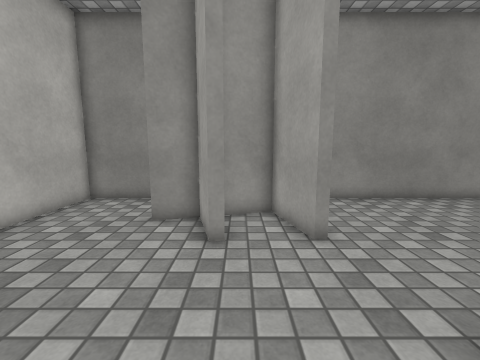
view 1 (above)

24 first-person views from a walk through a scene from a Unity 3-D project. The camera is 1.2 m above the floor, tilts 8° down and sees 90° across. The floor is counted in squares, 0.5 m on a side. Each view is taken from the middle of a square. On the plan, view 1 faces up. The plan holds only what a view shows up to about 17 squares ahead; the rest is blank. The place goes on beyond the plan. Surface patterns are stand-ins for the level's own textures.

view 2
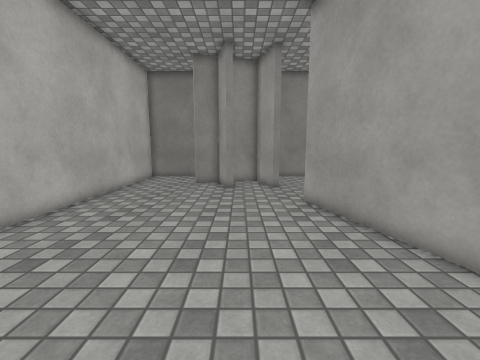

view 3
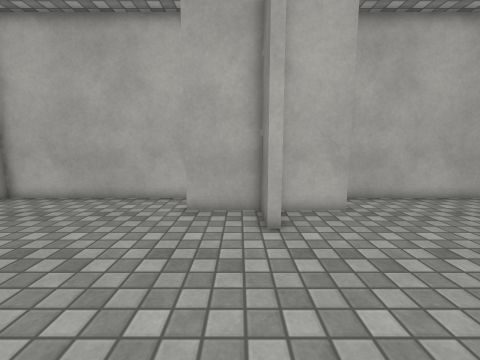

view 4
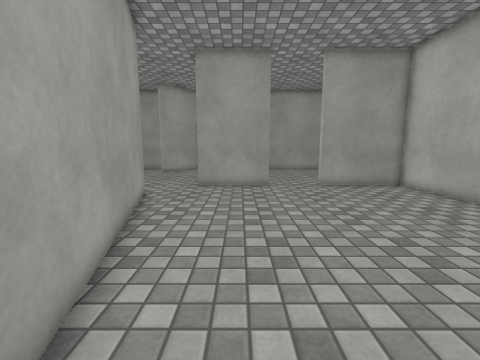

view 5
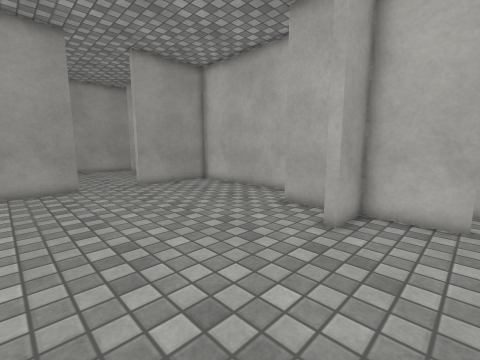

view 6
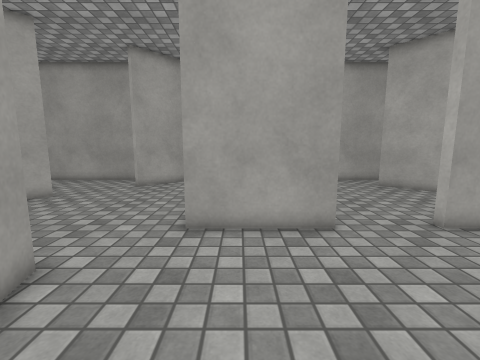

view 7
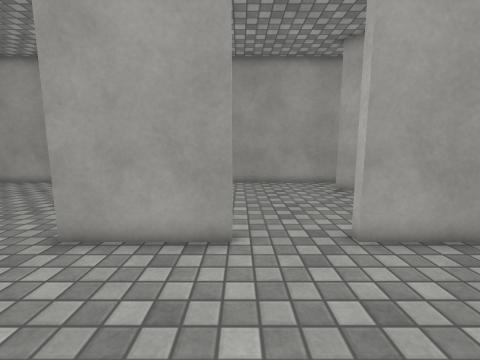

view 8
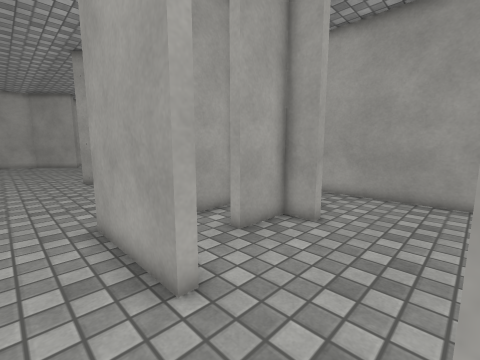

view 9
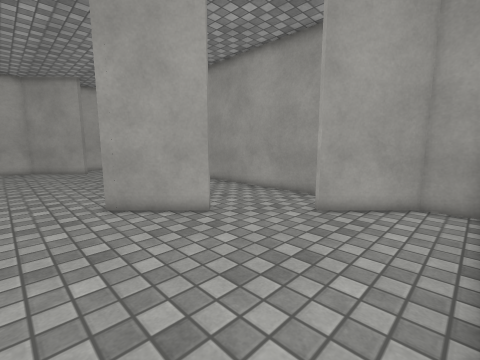

view 10
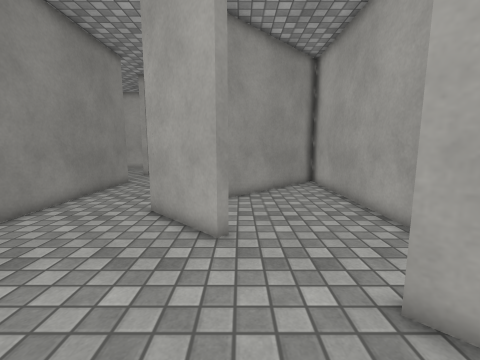

view 11
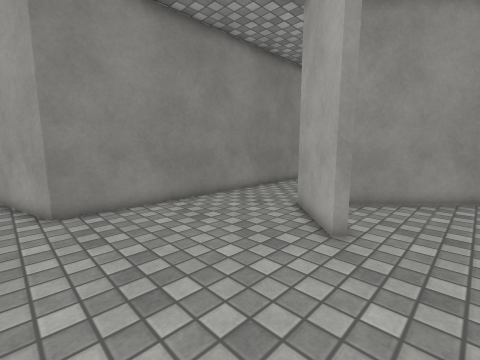

view 12
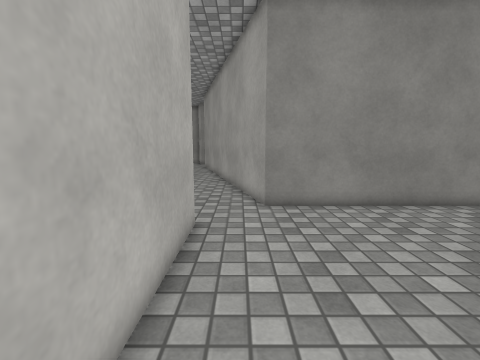

view 13
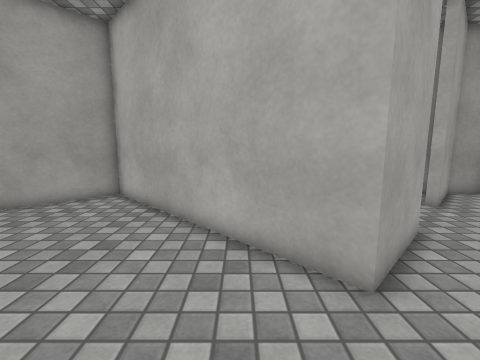

view 14
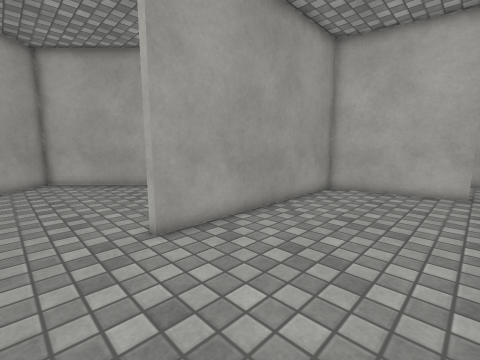

view 15
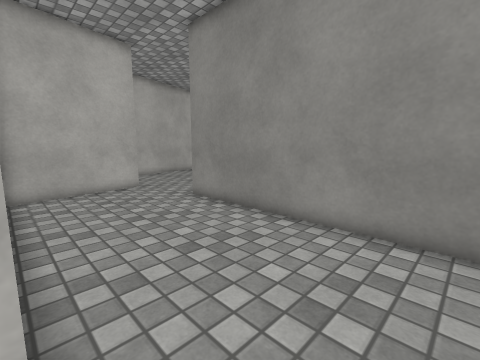

view 16
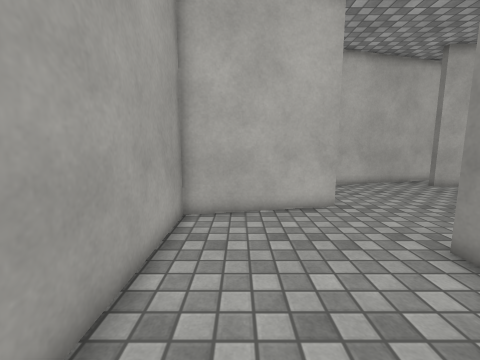

view 17
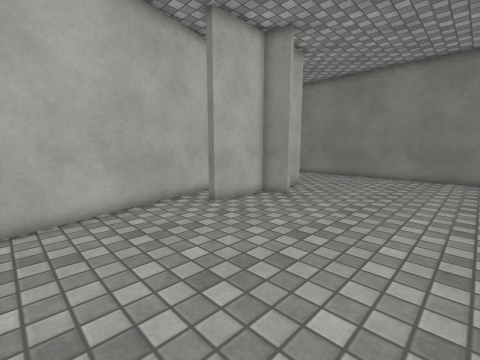

view 18
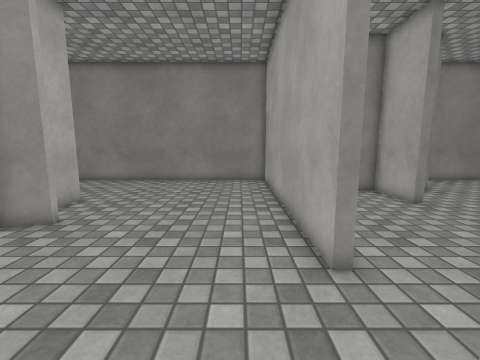

view 19
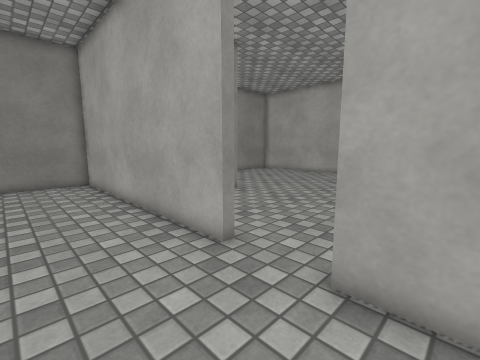

view 20
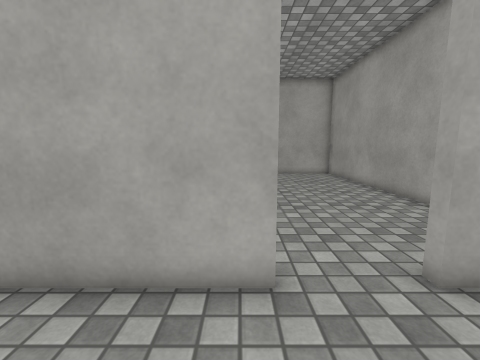

view 21
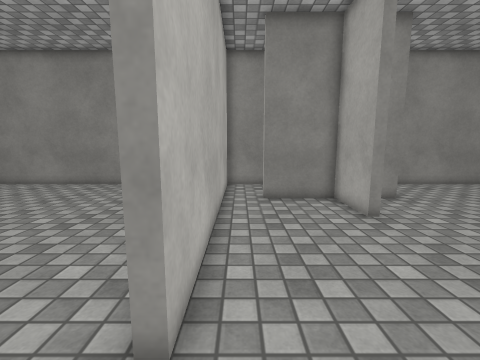

view 22
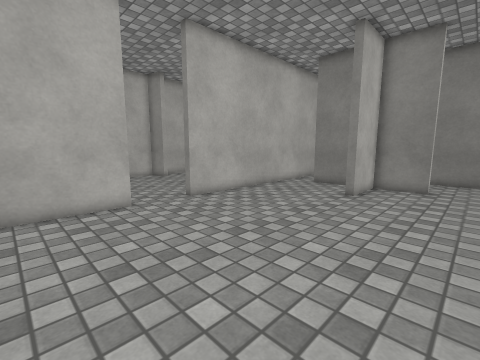

view 23
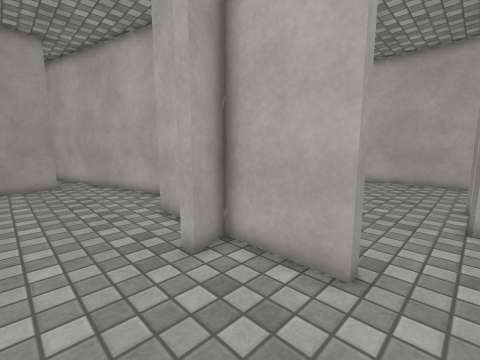

view 24
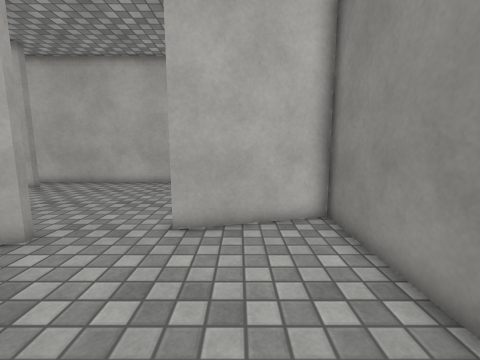

### Floor plan
Ten units are one square. View 1 is at (0, 0); x grows to the right and y downward. Boxes are objects, and circles mark ways between rooms. Rooms are numbered by the first view taken in them; rooms with no view inside come last. Other rooms are left out.
<svg viewBox="-75 -115 346 410">
<path fill="none" stroke="#000" d="M-52 40 -48 40 -48 68 -28 68 -28 72 -48 72 -48 100M45 37 29 -25 32 -26 34 -21M-70 104 -70 188 -20 188M-3 -59 -8 -58 -14 -80 -29 -75M23 -61 19 -59 12 -86 -6 -81M12 188 56 188M80 164 51 59M-41 -110 -70 -110 -70 55M134 238 131 234 158 207M114 290 236 290 170 224M56 188 56 249M175 164 80 164M58 290 75 290 101 263 104 266M232 164 175 164M158 207 240 289 266 263M262 92 158 92M116 101 128 160 232 160 232 164M64 -46 68 -46 68 -13 81 -16 82 -12 68 -9 68 24 64 24M41 4 74 127M162 16 158 16 158 -110 10 -110 23 -61M158 62 158 44 162 44M87 108 112 103M162 44 162 82M216 88 265 88M243 -75 243 -70 218 -70 218 -40 214 -40 214 -70 181 -70M162 -66 162 16"/>
<circle cx="70" cy="175" r="3" fill="#2a7"/>
<circle cx="45" cy="-50" r="3" fill="#2a7"/>
<circle cx="165" cy="185" r="3" fill="#2a7"/>
<circle cx="250" cy="160" r="3" fill="#2a7"/>
<circle cx="140" cy="93" r="3" fill="#2a7"/>
<circle cx="160" cy="30" r="3" fill="#2a7"/>
<text x="-10" y="60">1</text>
<text x="120" y="230">2</text>
<text x="220" y="210">3</text>
<text x="200" y="130">4</text>
<text x="100" y="-10">5</text>
<text x="220" y="10">6</text>
</svg>
Room 1 opens to room 2. Room 1 opens to room 5. Room 2 opens to room 3. Room 3 opens to room 4. Room 4 opens to room 5. Room 5 opens to room 6.

Where each view was taken, in squares from view 1:
view 1: 0 up, 0 right, facing up
view 2: 8 down, 0 right, facing up
view 3: 8 down, 4 right, facing left
view 4: 4 down, 3 right, facing down
view 5: 4 down, 4 right, facing down-left
view 6: 12 down, 4 right, facing down
view 7: 13 down, 1 right, facing down
view 8: 17 down, 2 left, facing down-right
view 9: 18 down, 6 right, facing down-right
view 10: 24 down, 7 right, facing right
view 11: 26 down, 7 right, facing up-right
view 12: 26 down, 7 right, facing up
view 13: 17 down, 18 right, facing down
view 14: 10 down, 26 right, facing down-left
view 15: 16 down, 26 right, facing up-left
view 16: 14 down, 21 right, facing left
view 17: 9 down, 15 right, facing up-left
view 18: 6 down, 14 right, facing up
view 19: 6 down, 12 right, facing up-right
view 20: 1 down, 12 right, facing right
view 21: 4 down, 17 right, facing up
view 22: 8 down, 26 right, facing up-left
view 23: 6 up, 11 right, facing down-left
view 24: 8 up, 9 right, facing left
